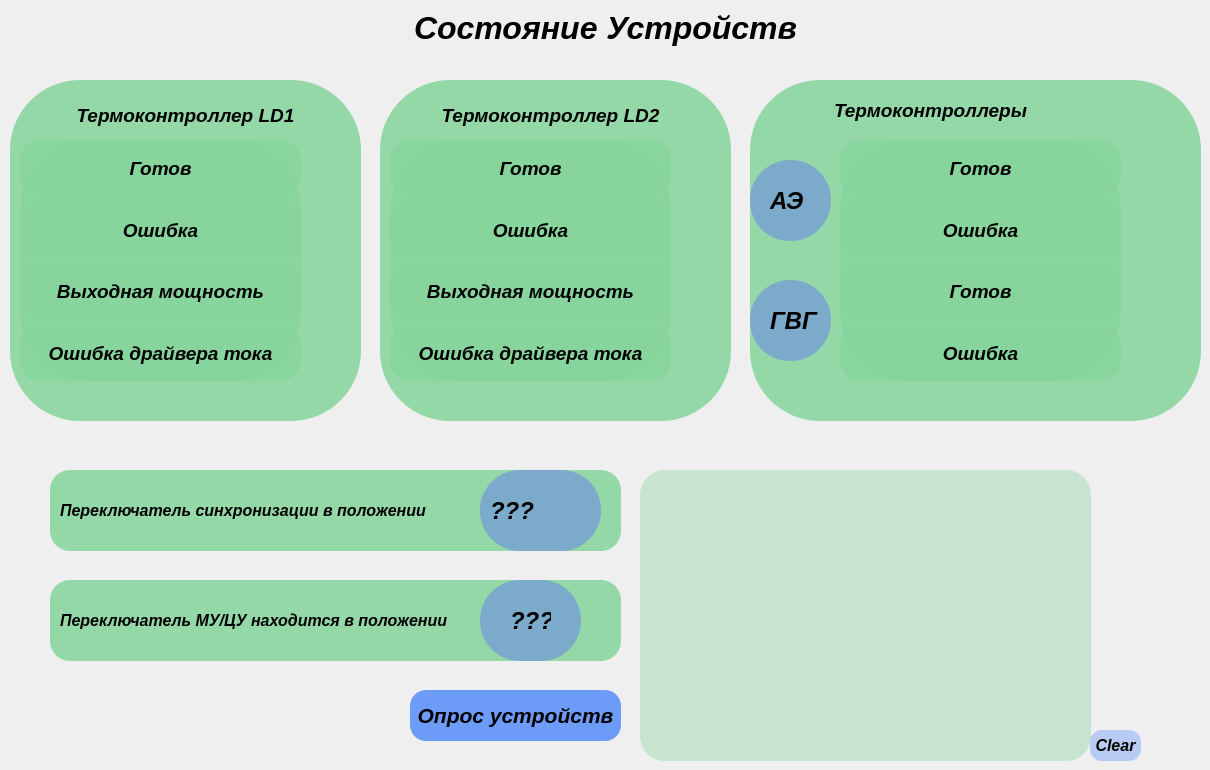
    <widget class="QWidget" name="tab_2">
     <attribute name="title">
      <string>Состояние устройств</string>
     </attribute>
     <widget class="QFrame" name="frame_8">
      <property name="geometry">
       <rect>
        <x>10</x>
        <y>80</y>
        <width>351</width>
        <height>341</height>
       </rect>
      </property>
      <property name="styleSheet">
       <string notr="true">background-color: rgb(135, 212, 157,220);; border-radius: 70px</string>
      </property>
      <property name="frameShape">
       <enum>QFrame::StyledPanel</enum>
      </property>
      <property name="frameShadow">
       <enum>QFrame::Raised</enum>
      </property>
      <widget class="QLabel" name="label_56">
       <property name="geometry">
        <rect>
         <x>30</x>
         <y>10</y>
         <width>291</width>
         <height>51</height>
        </rect>
       </property>
       <property name="font">
        <font>
         <family>Arial</family>
         <pointsize>14</pointsize>
         <weight>75</weight>
         <italic>true</italic>
         <bold>true</bold>
        </font>
       </property>
       <property name="styleSheet">
        <string notr="true">background-color: rgb(135, 212, 157,0);; border-radius: 20px</string>
       </property>
       <property name="text">
        <string>Термоконтроллер LD1</string>
       </property>
       <property name="alignment">
        <set>Qt::AlignCenter</set>
       </property>
      </widget>
      <widget class="QLabel" name="label_60">
       <property name="geometry">
        <rect>
         <x>300</x>
         <y>70</y>
         <width>41</width>
         <height>41</height>
        </rect>
       </property>
       <property name="styleSheet">
        <string notr="true">background-color: rgb(135, 212, 157,0);; border-radius: 15px</string>
       </property>
       <property name="text">
        <string/>
       </property>
       <property name="pixmap">
        <pixmap resource="../ControlLaser_LinUDP/newprefix.qrc">:/newPrefix/png/blue-led-on.png</pixmap>
       </property>
       <property name="scaledContents">
        <bool>true</bool>
       </property>
      </widget>
      <widget class="QLabel" name="label_61">
       <property name="geometry">
        <rect>
         <x>300</x>
         <y>130</y>
         <width>41</width>
         <height>41</height>
        </rect>
       </property>
       <property name="styleSheet">
        <string notr="true">background-color: rgb(135, 212, 157,0);; border-radius: 15px</string>
       </property>
       <property name="text">
        <string/>
       </property>
       <property name="pixmap">
        <pixmap resource="../ControlLaser_LinUDP/newprefix.qrc">:/newPrefix/png/blue-led-on.png</pixmap>
       </property>
       <property name="scaledContents">
        <bool>true</bool>
       </property>
      </widget>
      <widget class="QLabel" name="label_62">
       <property name="geometry">
        <rect>
         <x>300</x>
         <y>190</y>
         <width>41</width>
         <height>41</height>
        </rect>
       </property>
       <property name="styleSheet">
        <string notr="true">background-color: rgb(135, 212, 157,0);; border-radius: 15px</string>
       </property>
       <property name="text">
        <string/>
       </property>
       <property name="pixmap">
        <pixmap resource="../ControlLaser_LinUDP/newprefix.qrc">:/newPrefix/png/blue-led-on.png</pixmap>
       </property>
       <property name="scaledContents">
        <bool>true</bool>
       </property>
      </widget>
      <widget class="QLabel" name="label_66">
       <property name="geometry">
        <rect>
         <x>300</x>
         <y>250</y>
         <width>41</width>
         <height>41</height>
        </rect>
       </property>
       <property name="styleSheet">
        <string notr="true">background-color: rgb(135, 212, 157,0);; border-radius: 15px</string>
       </property>
       <property name="text">
        <string/>
       </property>
       <property name="pixmap">
        <pixmap resource="../ControlLaser_LinUDP/newprefix.qrc">:/newPrefix/png/blue-led-on.png</pixmap>
       </property>
       <property name="scaledContents">
        <bool>true</bool>
       </property>
      </widget>
      <widget class="QWidget" name="layoutWidget_4">
       <property name="geometry">
        <rect>
         <x>10</x>
         <y>60</y>
         <width>281</width>
         <height>241</height>
        </rect>
       </property>
       <layout class="QVBoxLayout" name="verticalLayout_8">
        <item>
         <widget class="QLabel" name="label_85">
          <property name="font">
           <font>
            <family>Arial</family>
            <pointsize>14</pointsize>
            <weight>75</weight>
            <italic>true</italic>
            <bold>true</bold>
           </font>
          </property>
          <property name="styleSheet">
           <string notr="true">background-color: rgb(135, 212, 157,220);;border-radius: 20
</string>
          </property>
          <property name="text">
           <string>Готов</string>
          </property>
          <property name="alignment">
           <set>Qt::AlignCenter</set>
          </property>
         </widget>
        </item>
        <item>
         <widget class="QLabel" name="label_86">
          <property name="font">
           <font>
            <family>Arial</family>
            <pointsize>14</pointsize>
            <weight>75</weight>
            <italic>true</italic>
            <bold>true</bold>
           </font>
          </property>
          <property name="styleSheet">
           <string notr="true">background-color: rgb(135, 212, 157,220);;border-radius: 20
</string>
          </property>
          <property name="text">
           <string>Ошибка</string>
          </property>
          <property name="alignment">
           <set>Qt::AlignCenter</set>
          </property>
         </widget>
        </item>
        <item>
         <widget class="QLabel" name="label_87">
          <property name="font">
           <font>
            <family>Arial</family>
            <pointsize>14</pointsize>
            <weight>75</weight>
            <italic>true</italic>
            <bold>true</bold>
           </font>
          </property>
          <property name="styleSheet">
           <string>background-color: rgb(135, 212, 157,220);;border-radius: 20
</string>
          </property>
          <property name="text">
           <string>Выходная мощность</string>
          </property>
          <property name="alignment">
           <set>Qt::AlignCenter</set>
          </property>
         </widget>
        </item>
        <item>
         <widget class="QLabel" name="label_88">
          <property name="font">
           <font>
            <family>Arial</family>
            <pointsize>14</pointsize>
            <weight>75</weight>
            <italic>true</italic>
            <bold>true</bold>
           </font>
          </property>
          <property name="styleSheet">
           <string notr="true">background-color: rgb(135, 212, 157,220);;border-radius: 20
</string>
          </property>
          <property name="text">
           <string>Ошибка драйвера тока</string>
          </property>
          <property name="alignment">
           <set>Qt::AlignCenter</set>
          </property>
         </widget>
        </item>
       </layout>
      </widget>
     </widget>
     <widget class="QFrame" name="frame_10">
      <property name="geometry">
       <rect>
        <x>380</x>
        <y>80</y>
        <width>351</width>
        <height>341</height>
       </rect>
      </property>
      <property name="styleSheet">
       <string notr="true">background-color: rgb(135, 212, 157,220);; border-radius: 70px</string>
      </property>
      <property name="frameShape">
       <enum>QFrame::StyledPanel</enum>
      </property>
      <property name="frameShadow">
       <enum>QFrame::Raised</enum>
      </property>
      <widget class="QLabel" name="label_76">
       <property name="geometry">
        <rect>
         <x>30</x>
         <y>10</y>
         <width>281</width>
         <height>51</height>
        </rect>
       </property>
       <property name="font">
        <font>
         <family>Arial</family>
         <pointsize>14</pointsize>
         <weight>75</weight>
         <italic>true</italic>
         <bold>true</bold>
        </font>
       </property>
       <property name="styleSheet">
        <string notr="true">background-color: rgb(135, 212, 157,0);; border-radius: 20px</string>
       </property>
       <property name="text">
        <string>Термоконтроллер LD2</string>
       </property>
       <property name="alignment">
        <set>Qt::AlignCenter</set>
       </property>
      </widget>
      <widget class="QLabel" name="label_80">
       <property name="geometry">
        <rect>
         <x>300</x>
         <y>70</y>
         <width>41</width>
         <height>41</height>
        </rect>
       </property>
       <property name="styleSheet">
        <string notr="true">background-color: rgb(135, 212, 157,0);; border-radius: 15px</string>
       </property>
       <property name="text">
        <string/>
       </property>
       <property name="pixmap">
        <pixmap resource="../ControlLaser_LinUDP/newprefix.qrc">:/newPrefix/png/blue-led-on.png</pixmap>
       </property>
       <property name="scaledContents">
        <bool>true</bool>
       </property>
      </widget>
      <widget class="QLabel" name="label_81">
       <property name="geometry">
        <rect>
         <x>300</x>
         <y>130</y>
         <width>41</width>
         <height>41</height>
        </rect>
       </property>
       <property name="styleSheet">
        <string notr="true">background-color: rgb(135, 212, 157,0);; border-radius: 15px</string>
       </property>
       <property name="text">
        <string/>
       </property>
       <property name="pixmap">
        <pixmap resource="../ControlLaser_LinUDP/newprefix.qrc">:/newPrefix/png/blue-led-on.png</pixmap>
       </property>
       <property name="scaledContents">
        <bool>true</bool>
       </property>
      </widget>
      <widget class="QLabel" name="label_82">
       <property name="geometry">
        <rect>
         <x>300</x>
         <y>190</y>
         <width>41</width>
         <height>41</height>
        </rect>
       </property>
       <property name="styleSheet">
        <string notr="true">background-color: rgb(135, 212, 157,0);; border-radius: 15px</string>
       </property>
       <property name="text">
        <string/>
       </property>
       <property name="pixmap">
        <pixmap resource="../ControlLaser_LinUDP/newprefix.qrc">:/newPrefix/png/blue-led-on.png</pixmap>
       </property>
       <property name="scaledContents">
        <bool>true</bool>
       </property>
      </widget>
      <widget class="QLabel" name="label_84">
       <property name="geometry">
        <rect>
         <x>300</x>
         <y>250</y>
         <width>41</width>
         <height>41</height>
        </rect>
       </property>
       <property name="styleSheet">
        <string notr="true">background-color: rgb(135, 212, 157,0);; border-radius: 15px</string>
       </property>
       <property name="text">
        <string/>
       </property>
       <property name="pixmap">
        <pixmap resource="../ControlLaser_LinUDP/newprefix.qrc">:/newPrefix/png/blue-led-on.png</pixmap>
       </property>
       <property name="scaledContents">
        <bool>true</bool>
       </property>
      </widget>
      <widget class="QWidget" name="layoutWidget">
       <property name="geometry">
        <rect>
         <x>10</x>
         <y>60</y>
         <width>281</width>
         <height>241</height>
        </rect>
       </property>
       <layout class="QVBoxLayout" name="verticalLayout_7">
        <item>
         <widget class="QLabel" name="label_78">
          <property name="font">
           <font>
            <family>Arial</family>
            <pointsize>14</pointsize>
            <weight>75</weight>
            <italic>true</italic>
            <bold>true</bold>
           </font>
          </property>
          <property name="styleSheet">
           <string notr="true">background-color: rgb(135, 212, 157,220);; border-radius: 20
</string>
          </property>
          <property name="text">
           <string>Готов</string>
          </property>
          <property name="alignment">
           <set>Qt::AlignCenter</set>
          </property>
         </widget>
        </item>
        <item>
         <widget class="QLabel" name="label_79">
          <property name="font">
           <font>
            <family>Arial</family>
            <pointsize>14</pointsize>
            <weight>75</weight>
            <italic>true</italic>
            <bold>true</bold>
           </font>
          </property>
          <property name="styleSheet">
           <string notr="true">background-color: rgb(135, 212, 157,220);; border-radius: 20
</string>
          </property>
          <property name="text">
           <string>Ошибка</string>
          </property>
          <property name="alignment">
           <set>Qt::AlignCenter</set>
          </property>
         </widget>
        </item>
        <item>
         <widget class="QLabel" name="label_77">
          <property name="font">
           <font>
            <family>Arial</family>
            <pointsize>14</pointsize>
            <weight>75</weight>
            <italic>true</italic>
            <bold>true</bold>
           </font>
          </property>
          <property name="styleSheet">
           <string>background-color: rgb(135, 212, 157,220);; border-radius: 20
</string>
          </property>
          <property name="text">
           <string>Выходная мощность</string>
          </property>
          <property name="alignment">
           <set>Qt::AlignCenter</set>
          </property>
         </widget>
        </item>
        <item>
         <widget class="QLabel" name="label_83">
          <property name="font">
           <font>
            <family>Arial</family>
            <pointsize>14</pointsize>
            <weight>75</weight>
            <italic>true</italic>
            <bold>true</bold>
           </font>
          </property>
          <property name="styleSheet">
           <string notr="true">background-color: rgb(135, 212, 157,220);; border-radius: 20
</string>
          </property>
          <property name="text">
           <string>Ошибка драйвера тока</string>
          </property>
          <property name="alignment">
           <set>Qt::AlignCenter</set>
          </property>
         </widget>
        </item>
       </layout>
      </widget>
     </widget>
     <widget class="QLabel" name="label_97">
      <property name="geometry">
       <rect>
        <x>380</x>
        <y>0</y>
        <width>451</width>
        <height>56</height>
       </rect>
      </property>
      <property name="font">
       <font>
        <family>Arial</family>
        <pointsize>24</pointsize>
        <weight>75</weight>
        <italic>true</italic>
        <bold>true</bold>
       </font>
      </property>
      <property name="text">
       <string>Состояние Устройств</string>
      </property>
      <property name="alignment">
       <set>Qt::AlignCenter</set>
      </property>
     </widget>
     <widget class="QPushButton" name="pushButton_4">
      <property name="geometry">
       <rect>
        <x>410</x>
        <y>690</y>
        <width>211</width>
        <height>51</height>
       </rect>
      </property>
      <property name="font">
       <font>
        <family>Arial</family>
        <pointsize>16</pointsize>
        <weight>75</weight>
        <italic>true</italic>
        <bold>true</bold>
       </font>
      </property>
      <property name="styleSheet">
       <string notr="true">#pushButton_4{
border-radius: 16;
background-color: rgb(0, 85, 255,140);
}

#pushButton_4:hover {
	background-color: rgb(0, 85, 255,120);
}

#pushButton_4:pressed {
	background-color: rgb(0, 85, 255,100);
}

</string>
      </property>
      <property name="text">
       <string>Опрос устройств</string>
      </property>
     </widget>
     <widget class="QFrame" name="frame_11">
      <property name="geometry">
       <rect>
        <x>50</x>
        <y>470</y>
        <width>571</width>
        <height>81</height>
       </rect>
      </property>
      <property name="styleSheet">
       <string notr="true">background-color: rgb(135, 212, 157,220); border-radius: 20</string>
      </property>
      <property name="frameShape">
       <enum>QFrame::StyledPanel</enum>
      </property>
      <property name="frameShadow">
       <enum>QFrame::Raised</enum>
      </property>
      <widget class="QLabel" name="label_33">
       <property name="geometry">
        <rect>
         <x>10</x>
         <y>30</y>
         <width>381</width>
         <height>21</height>
        </rect>
       </property>
       <property name="font">
        <font>
         <family>Arial</family>
         <pointsize>12</pointsize>
         <weight>75</weight>
         <italic>true</italic>
         <bold>true</bold>
        </font>
       </property>
       <property name="styleSheet">
        <string notr="true">background-color: rgb(135, 212, 157,0)</string>
       </property>
       <property name="text">
        <string>Переключатель синхронизации в положении </string>
       </property>
      </widget>
      <widget class="QFrame" name="frame_13">
       <property name="geometry">
        <rect>
         <x>430</x>
         <y>0</y>
         <width>121</width>
         <height>81</height>
        </rect>
       </property>
       <property name="styleSheet">
        <string notr="true"> border-radius: 40;
background-color: rgb(83, 100, 255,100);
</string>
       </property>
       <property name="frameShape">
        <enum>QFrame::StyledPanel</enum>
       </property>
       <property name="frameShadow">
        <enum>QFrame::Raised</enum>
       </property>
       <widget class="QLabel" name="label_34">
        <property name="geometry">
         <rect>
          <x>10</x>
          <y>30</y>
          <width>121</width>
          <height>21</height>
         </rect>
        </property>
        <property name="font">
         <font>
          <family>Arial</family>
          <pointsize>18</pointsize>
          <weight>75</weight>
          <italic>true</italic>
          <bold>true</bold>
         </font>
        </property>
        <property name="styleSheet">
         <string notr="true">background-color: rgb(135, 212, 157,0)</string>
        </property>
        <property name="text">
         <string>???</string>
        </property>
       </widget>
      </widget>
     </widget>
     <widget class="QFrame" name="frame_14">
      <property name="geometry">
       <rect>
        <x>50</x>
        <y>580</y>
        <width>571</width>
        <height>81</height>
       </rect>
      </property>
      <property name="styleSheet">
       <string notr="true">background-color: rgb(135, 212, 157,220); border-radius: 20</string>
      </property>
      <property name="frameShape">
       <enum>QFrame::StyledPanel</enum>
      </property>
      <property name="frameShadow">
       <enum>QFrame::Raised</enum>
      </property>
      <widget class="QLabel" name="label_35">
       <property name="geometry">
        <rect>
         <x>10</x>
         <y>30</y>
         <width>401</width>
         <height>21</height>
        </rect>
       </property>
       <property name="font">
        <font>
         <family>Arial</family>
         <pointsize>12</pointsize>
         <weight>75</weight>
         <italic>true</italic>
         <bold>true</bold>
        </font>
       </property>
       <property name="styleSheet">
        <string notr="true">background-color: rgb(135, 212, 157,0)</string>
       </property>
       <property name="text">
        <string>Переключатель МУ/ЦУ находится в положении</string>
       </property>
      </widget>
      <widget class="QFrame" name="frame_15">
       <property name="geometry">
        <rect>
         <x>430</x>
         <y>0</y>
         <width>101</width>
         <height>81</height>
        </rect>
       </property>
       <property name="styleSheet">
        <string notr="true"> border-radius: 40;
background-color: rgb(83, 100, 255,100);
</string>
       </property>
       <property name="frameShape">
        <enum>QFrame::StyledPanel</enum>
       </property>
       <property name="frameShadow">
        <enum>QFrame::Raised</enum>
       </property>
       <widget class="QLabel" name="label_36">
        <property name="geometry">
         <rect>
          <x>30</x>
          <y>30</y>
          <width>41</width>
          <height>21</height>
         </rect>
        </property>
        <property name="font">
         <font>
          <family>Arial</family>
          <pointsize>18</pointsize>
          <weight>75</weight>
          <italic>true</italic>
          <bold>true</bold>
         </font>
        </property>
        <property name="styleSheet">
         <string notr="true">background-color: rgb(135, 212, 157,0)</string>
        </property>
        <property name="text">
         <string>???</string>
        </property>
       </widget>
      </widget>
     </widget>
     <widget class="QTextEdit" name="textEdit_2">
      <property name="geometry">
       <rect>
        <x>640</x>
        <y>470</y>
        <width>451</width>
        <height>291</height>
       </rect>
      </property>
      <property name="font">
       <font>
        <pointsize>12</pointsize>
       </font>
      </property>
      <property name="styleSheet">
       <string notr="true">background-color: rgb(135, 212, 157,100); border-radius: 25%
</string>
      </property>
      <property name="html">
       <string>&lt;!DOCTYPE HTML PUBLIC &quot;-//W3C//DTD HTML 4.0//EN&quot; &quot;http://www.w3.org/TR/REC-html40/strict.dtd&quot;&gt;
&lt;html&gt;&lt;head&gt;&lt;meta name=&quot;qrichtext&quot; content=&quot;1&quot; /&gt;&lt;style type=&quot;text/css&quot;&gt;
p, li { white-space: pre-wrap; }
&lt;/style&gt;&lt;/head&gt;&lt;body style=&quot; font-family:'MS Shell Dlg 2'; font-size:12pt; font-weight:400; font-style:normal;&quot;&gt;
&lt;p style=&quot;-qt-paragraph-type:empty; margin-top:0px; margin-bottom:0px; margin-left:0px; margin-right:0px; -qt-block-indent:0; text-indent:0px; font-size:8.25pt;&quot;&gt;&lt;br /&gt;&lt;/p&gt;&lt;/body&gt;&lt;/html&gt;</string>
      </property>
     </widget>
     <widget class="QPushButton" name="pushButton_6">
      <property name="geometry">
       <rect>
        <x>1090</x>
        <y>730</y>
        <width>51</width>
        <height>31</height>
       </rect>
      </property>
      <property name="font">
       <font>
        <family>Arial</family>
        <pointsize>12</pointsize>
        <weight>75</weight>
        <italic>true</italic>
        <bold>true</bold>
       </font>
      </property>
      <property name="styleSheet">
       <string notr="true">#pushButton_6{
border-radius: 12;
background-color: rgb(0, 85, 255,60);
}

#pushButton_6:hover {
	background-color: rgb(0, 85, 255,40);
}


#pushButton_6:pressed {
	background-color: rgb(0, 85, 255,20);
}

</string>
      </property>
      <property name="text">
       <string>Clear</string>
      </property>
     </widget>
     <widget class="QFrame" name="frame_9">
      <property name="geometry">
       <rect>
        <x>750</x>
        <y>80</y>
        <width>451</width>
        <height>341</height>
       </rect>
      </property>
      <property name="styleSheet">
       <string notr="true">background-color: rgb(135, 212, 157,220);; border-radius: 70px</string>
      </property>
      <property name="frameShape">
       <enum>QFrame::StyledPanel</enum>
      </property>
      <property name="frameShadow">
       <enum>QFrame::Raised</enum>
      </property>
      <widget class="QLabel" name="label_67">
       <property name="geometry">
        <rect>
         <x>40</x>
         <y>10</y>
         <width>281</width>
         <height>41</height>
        </rect>
       </property>
       <property name="font">
        <font>
         <family>Arial</family>
         <pointsize>14</pointsize>
         <weight>75</weight>
         <italic>true</italic>
         <bold>true</bold>
        </font>
       </property>
       <property name="styleSheet">
        <string notr="true">background-color: rgb(135, 212, 157,0);; border-radius: 20px</string>
       </property>
       <property name="text">
        <string>Термоконтроллеры</string>
       </property>
       <property name="alignment">
        <set>Qt::AlignCenter</set>
       </property>
      </widget>
      <widget class="QLabel" name="label_71">
       <property name="geometry">
        <rect>
         <x>380</x>
         <y>70</y>
         <width>41</width>
         <height>41</height>
        </rect>
       </property>
       <property name="styleSheet">
        <string notr="true">background-color: rgb(135, 212, 157,0);; border-radius: 15px</string>
       </property>
       <property name="text">
        <string/>
       </property>
       <property name="pixmap">
        <pixmap resource="../ControlLaser_LinUDP/newprefix.qrc">:/newPrefix/png/blue-led-on.png</pixmap>
       </property>
       <property name="scaledContents">
        <bool>true</bool>
       </property>
      </widget>
      <widget class="QLabel" name="label_72">
       <property name="geometry">
        <rect>
         <x>380</x>
         <y>130</y>
         <width>41</width>
         <height>41</height>
        </rect>
       </property>
       <property name="styleSheet">
        <string notr="true">background-color: rgb(135, 212, 157,0);; border-radius: 15px</string>
       </property>
       <property name="text">
        <string/>
       </property>
       <property name="pixmap">
        <pixmap resource="../ControlLaser_LinUDP/newprefix.qrc">:/newPrefix/png/blue-led-on.png</pixmap>
       </property>
       <property name="scaledContents">
        <bool>true</bool>
       </property>
      </widget>
      <widget class="QWidget" name="layoutWidget_6">
       <property name="geometry">
        <rect>
         <x>90</x>
         <y>60</y>
         <width>281</width>
         <height>241</height>
        </rect>
       </property>
       <layout class="QVBoxLayout" name="verticalLayout_9">
        <item>
         <widget class="QLabel" name="label_89">
          <property name="font">
           <font>
            <family>Arial</family>
            <pointsize>14</pointsize>
            <weight>75</weight>
            <italic>true</italic>
            <bold>true</bold>
           </font>
          </property>
          <property name="styleSheet">
           <string notr="true">background-color: rgb(135, 212, 157,220);; border-radius: 20
</string>
          </property>
          <property name="text">
           <string>Готов</string>
          </property>
          <property name="alignment">
           <set>Qt::AlignCenter</set>
          </property>
         </widget>
        </item>
        <item>
         <widget class="QLabel" name="label_90">
          <property name="font">
           <font>
            <family>Arial</family>
            <pointsize>14</pointsize>
            <weight>75</weight>
            <italic>true</italic>
            <bold>true</bold>
           </font>
          </property>
          <property name="styleSheet">
           <string notr="true">background-color: rgb(135, 212, 157,220);; border-radius: 20
</string>
          </property>
          <property name="text">
           <string>Ошибка</string>
          </property>
          <property name="alignment">
           <set>Qt::AlignCenter</set>
          </property>
         </widget>
        </item>
        <item>
         <widget class="QLabel" name="label_91">
          <property name="font">
           <font>
            <family>Arial</family>
            <pointsize>14</pointsize>
            <weight>75</weight>
            <italic>true</italic>
            <bold>true</bold>
           </font>
          </property>
          <property name="styleSheet">
           <string>background-color: rgb(135, 212, 157,220);; border-radius: 20
</string>
          </property>
          <property name="text">
           <string>Готов</string>
          </property>
          <property name="alignment">
           <set>Qt::AlignCenter</set>
          </property>
         </widget>
        </item>
        <item>
         <widget class="QLabel" name="label_92">
          <property name="font">
           <font>
            <family>Arial</family>
            <pointsize>14</pointsize>
            <weight>75</weight>
            <italic>true</italic>
            <bold>true</bold>
           </font>
          </property>
          <property name="styleSheet">
           <string notr="true">background-color: rgb(135, 212, 157,220);; border-radius: 20
</string>
          </property>
          <property name="text">
           <string>Ошибка</string>
          </property>
          <property name="alignment">
           <set>Qt::AlignCenter</set>
          </property>
         </widget>
        </item>
       </layout>
      </widget>
      <widget class="QLabel" name="label_73">
       <property name="geometry">
        <rect>
         <x>380</x>
         <y>190</y>
         <width>41</width>
         <height>41</height>
        </rect>
       </property>
       <property name="styleSheet">
        <string notr="true">background-color: rgb(135, 212, 157,0);; border-radius: 15px</string>
       </property>
       <property name="text">
        <string/>
       </property>
       <property name="pixmap">
        <pixmap resource="../ControlLaser_LinUDP/newprefix.qrc">:/newPrefix/png/blue-led-on.png</pixmap>
       </property>
       <property name="scaledContents">
        <bool>true</bool>
       </property>
      </widget>
      <widget class="QLabel" name="label_74">
       <property name="geometry">
        <rect>
         <x>380</x>
         <y>250</y>
         <width>41</width>
         <height>41</height>
        </rect>
       </property>
       <property name="styleSheet">
        <string notr="true">background-color: rgb(135, 212, 157,0);; border-radius: 15px</string>
       </property>
       <property name="text">
        <string/>
       </property>
       <property name="pixmap">
        <pixmap resource="../ControlLaser_LinUDP/newprefix.qrc">:/newPrefix/png/blue-led-on.png</pixmap>
       </property>
       <property name="scaledContents">
        <bool>true</bool>
       </property>
      </widget>
      <widget class="QFrame" name="frame_19">
       <property name="geometry">
        <rect>
         <x>0</x>
         <y>80</y>
         <width>81</width>
         <height>81</height>
        </rect>
       </property>
       <property name="styleSheet">
        <string notr="true"> border-radius: 40;
background-color: rgb(83, 100, 255,100);
</string>
       </property>
       <property name="frameShape">
        <enum>QFrame::StyledPanel</enum>
       </property>
       <property name="frameShadow">
        <enum>QFrame::Raised</enum>
       </property>
       <widget class="QLabel" name="label_38">
        <property name="geometry">
         <rect>
          <x>20</x>
          <y>30</y>
          <width>41</width>
          <height>21</height>
         </rect>
        </property>
        <property name="font">
         <font>
          <family>Arial</family>
          <pointsize>18</pointsize>
          <weight>75</weight>
          <italic>true</italic>
          <bold>true</bold>
         </font>
        </property>
        <property name="styleSheet">
         <string notr="true">background-color: rgb(135, 212, 157,0)</string>
        </property>
        <property name="text">
         <string>АЭ</string>
        </property>
       </widget>
      </widget>
      <widget class="QFrame" name="frame_20">
       <property name="geometry">
        <rect>
         <x>0</x>
         <y>200</y>
         <width>81</width>
         <height>81</height>
        </rect>
       </property>
       <property name="styleSheet">
        <string notr="true"> border-radius: 40;
background-color: rgb(83, 100, 255,100);
</string>
       </property>
       <property name="frameShape">
        <enum>QFrame::StyledPanel</enum>
       </property>
       <property name="frameShadow">
        <enum>QFrame::Raised</enum>
       </property>
       <widget class="QLabel" name="label_64">
        <property name="geometry">
         <rect>
          <x>20</x>
          <y>30</y>
          <width>51</width>
          <height>21</height>
         </rect>
        </property>
        <property name="font">
         <font>
          <family>Arial</family>
          <pointsize>18</pointsize>
          <weight>75</weight>
          <italic>true</italic>
          <bold>true</bold>
         </font>
        </property>
        <property name="styleSheet">
         <string notr="true">background-color: rgb(135, 212, 157,0)</string>
        </property>
        <property name="text">
         <string>ГВГ</string>
        </property>
       </widget>
      </widget>
     </widget>
    </widget>
